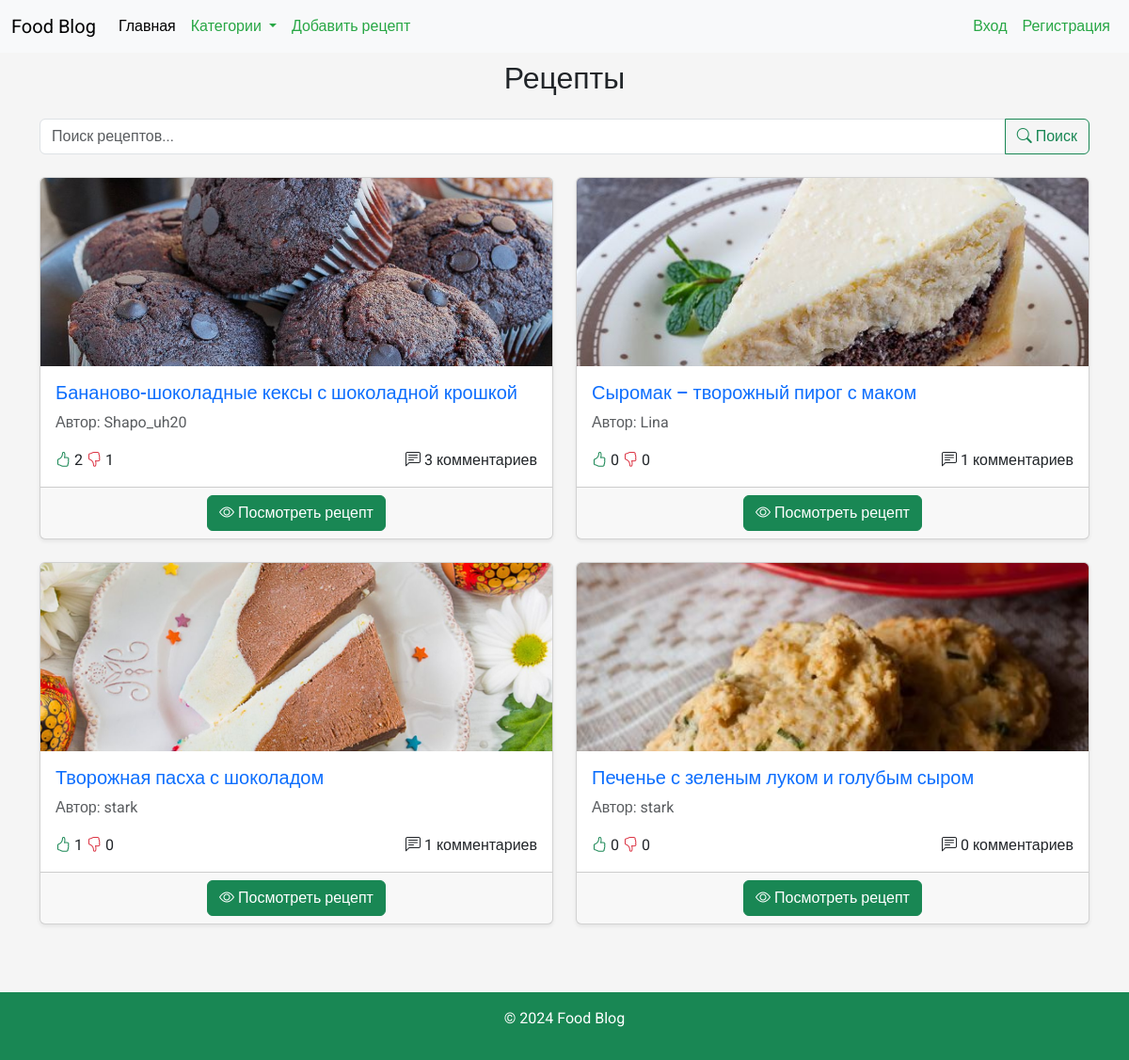
The app's page /?category=4 with its own data.
### recipes/models.py (models this page shows, shortened)
class Recipe(models.Model):
    title = models.CharField(max_length=255)
    description = models.TextField()
    ingredients = models.TextField()
    instructions = models.TextField()
    cooking_time = models.IntegerField()  # Время в минутах
    image = models.ImageField(upload_to='recipes/', blank=True, null=True)
    created_at = models.DateTimeField(auto_now_add=True)
    updated_at = models.DateTimeField(auto_now=True)
    author = models.ForeignKey(User, on_delete=models.CASCADE)
    category = models.ForeignKey('Category', on_delete=models.SET_NULL, null=True)
    likes = models.PositiveIntegerField(default=0)
    dislikes = models.PositiveIntegerField(default=0)
    def total_likes(self):
        return self.like_set.filter(is_like=True).count()
    def total_dislikes(self):
        return self.like_set.filter(is_like=False).count()

### recipes/views.py (the view)
# urls.py: path('', views.recipe_list, name='recipe_list'),
def recipe_list(request):
    query = request.GET.get('search')
    category_id = request.GET.get('category')
    if query:
        recipes = Recipe.objects.filter(Q(title__icontains=query))
    elif category_id:
        recipes = Recipe.objects.filter(category__id=category_id)
    else:
        recipes = Recipe.objects.all()
    categories = Category.objects.all()
    for recipe in recipes:
        recipe.total_likes_count = recipe.total_likes()
        recipe.total_dislikes_count = recipe.total_dislikes()
    return render(request, 'recipes/recipe_list.html', {
        'recipes': recipes,
        'categories': categories,
    })

### recipes/templates/recipes/recipe_list.html
{% extends 'base.html' %}
{% load custom_filters %}
{% load static %}
{% block content %}
<div class="container mt-5">
    <h2 class="mb-4 text-center">Рецепты</h2>
    <form method="GET" action="{% url 'recipe_list' %}" class="mb-4">
        <div class="input-group">
            <input type="text" name="search" class="form-control" placeholder="Поиск рецептов..." value="{{ request.GET.search }}">
            <button class="btn btn-outline-success" type="submit">
                <i class="bi bi-search"></i> Поиск
            </button>
        </div>
    </form>
    <div class="row">
        {% for recipe in recipes %}
            <div class="col-md-6 mb-4">
                <div class="card h-100 shadow-sm">
                    {% if recipe.image %}
                        <img src="{{ recipe.image.url }}" class="card-img-top" alt="Фото рецепта" style="max-height: 200px; object-fit: cover;">
                    {% else %}
                        <img src="{% static 'default_recipe_image.jpg' %}" class="card-img-top" alt="Изображение по умолчанию" style="max-height: 200px; object-fit: cover;">
                    {% endif %}
                    <div class="card-body">
                        <h5 class="card-title" style="color: #8B4513;">
                            <a href="{% url 'recipe_detail' recipe.pk %}" class="text-decoration-none">{{ recipe.title }}</a>
                        </h5>
                        <p class="card-text text-muted">Автор: {{ recipe.author.username }}</p>
                        <div class="d-flex justify-content-between align-items-center mt-3">
                            <span>
                                <i class="bi bi-hand-thumbs-up text-success"></i> {{ recipe.total_likes }}
                                <i class="bi bi-hand-thumbs-down text-danger"></i> {{ recipe.total_dislikes }}
                            </span>
                            <span>
                                <i class="bi bi-chat-left-text"></i> {{ recipe.comments.count }} комментариев
                            </span>
                        </div>
                    </div>
                    <div class="card-footer text-center">
                        <a href="{% url 'recipe_detail' recipe.pk %}" class="btn btn-success">
                            <i class="bi bi-eye"></i> Посмотреть рецепт
                        </a>
                    </div>
                </div>
            </div>
        {% empty %}
            <p class="alert alert-warning">Рецептов не найдено.</p>
        {% endfor %}
    </div>
</div>
{% endblock %}

### static/css/styles.css (style rules this page uses)
body { font-family: 'Roboto', sans-serif; background-color: #f5f5f5; }

### records on screen
Recipe: image (picture), title "Бананово-шоколадные кексы с шоколадной крошкой", author.username "Shapo_uh20", total_likes "2", total_dislikes "1", comments.count "3"
Recipe: image (picture), title "Сыромак – творожный пирог с маком", author.username "Lina", total_likes "0", total_dislikes "0", comments.count "1"
Recipe: image (picture), title "Творожная пасха с шоколадом", author.username "stark", total_likes "1", total_dislikes "0", comments.count "1"
Recipe: image (picture), title "Печенье с зеленым луком и голубым сыром", author.username "stark", total_likes "0", total_dislikes "0", comments.count "0"
